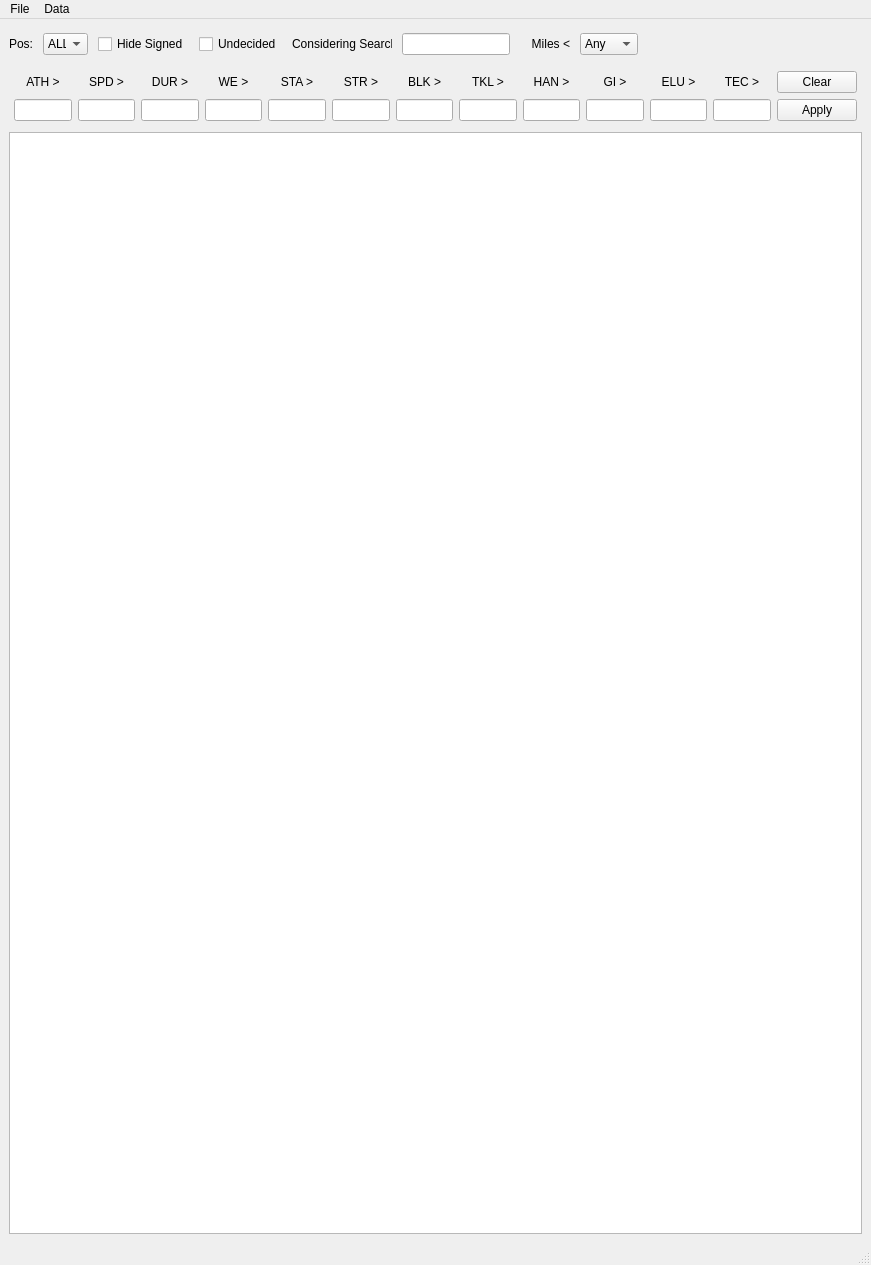
<?xml version="1.0" encoding="UTF-8"?>
<ui version="4.0">
 <class>MainWindow</class>
 <widget class="QMainWindow" name="MainWindow">
  <property name="geometry">
   <rect>
    <x>0</x>
    <y>0</y>
    <width>871</width>
    <height>1265</height>
   </rect>
  </property>
  <property name="windowTitle">
   <string>GD Recruit Helper</string>
  </property>
  <widget class="QWidget" name="centralwidget">
   <layout class="QVBoxLayout" name="verticalLayout">
    <item>
     <layout class="QHBoxLayout" name="horizontalLayout">
      <property name="spacing">
       <number>10</number>
      </property>
      <property name="topMargin">
       <number>5</number>
      </property>
      <property name="bottomMargin">
       <number>5</number>
      </property>
      <item>
       <widget class="QLabel" name="labelPositionFilter">
        <property name="sizePolicy">
         <sizepolicy hsizetype="Fixed" vsizetype="Preferred">
          <horstretch>0</horstretch>
          <verstretch>0</verstretch>
         </sizepolicy>
        </property>
        <property name="maximumSize">
         <size>
          <width>30</width>
          <height>16777215</height>
         </size>
        </property>
        <property name="text">
         <string>Pos:</string>
        </property>
        <property name="alignment">
         <set>Qt::AlignRight|Qt::AlignTrailing|Qt::AlignVCenter</set>
        </property>
       </widget>
      </item>
      <item>
       <widget class="QComboBox" name="comboBoxPositionFilter">
        <property name="sizePolicy">
         <sizepolicy hsizetype="Fixed" vsizetype="Fixed">
          <horstretch>0</horstretch>
          <verstretch>0</verstretch>
         </sizepolicy>
        </property>
        <property name="minimumSize">
         <size>
          <width>45</width>
          <height>0</height>
         </size>
        </property>
        <property name="maximumSize">
         <size>
          <width>45</width>
          <height>30</height>
         </size>
        </property>
        <property name="toolTip">
         <string>Position Filter</string>
        </property>
        <property name="maxVisibleItems">
         <number>11</number>
        </property>
        <property name="maxCount">
         <number>11</number>
        </property>
        <item>
         <property name="text">
          <string>ALL</string>
         </property>
        </item>
        <item>
         <property name="text">
          <string>QB</string>
         </property>
        </item>
        <item>
         <property name="text">
          <string>RB</string>
         </property>
        </item>
        <item>
         <property name="text">
          <string>WR</string>
         </property>
        </item>
        <item>
         <property name="text">
          <string>TE</string>
         </property>
        </item>
        <item>
         <property name="text">
          <string>OL</string>
         </property>
        </item>
        <item>
         <property name="text">
          <string>DL</string>
         </property>
        </item>
        <item>
         <property name="text">
          <string>LB</string>
         </property>
        </item>
        <item>
         <property name="text">
          <string>LB</string>
         </property>
        </item>
        <item>
         <property name="text">
          <string>K</string>
         </property>
        </item>
        <item>
         <property name="text">
          <string>P</string>
         </property>
        </item>
       </widget>
      </item>
      <item>
       <widget class="QCheckBox" name="checkBoxHideSigned">
        <property name="sizePolicy">
         <sizepolicy hsizetype="Minimum" vsizetype="Fixed">
          <horstretch>0</horstretch>
          <verstretch>0</verstretch>
         </sizepolicy>
        </property>
        <property name="maximumSize">
         <size>
          <width>100</width>
          <height>16777215</height>
         </size>
        </property>
        <property name="text">
         <string>Hide Signed</string>
        </property>
       </widget>
      </item>
      <item>
       <widget class="QCheckBox" name="checkBox">
        <property name="maximumSize">
         <size>
          <width>100</width>
          <height>16777215</height>
         </size>
        </property>
        <property name="text">
         <string>Undecided</string>
        </property>
       </widget>
      </item>
      <item>
       <widget class="QLabel" name="labelConsideringTextSearch">
        <property name="minimumSize">
         <size>
          <width>100</width>
          <height>0</height>
         </size>
        </property>
        <property name="maximumSize">
         <size>
          <width>100</width>
          <height>16777215</height>
         </size>
        </property>
        <property name="text">
         <string>Considering Search:</string>
        </property>
       </widget>
      </item>
      <item>
       <widget class="QLineEdit" name="lineEditConsideringTextSearch">
        <property name="sizePolicy">
         <sizepolicy hsizetype="Minimum" vsizetype="Fixed">
          <horstretch>0</horstretch>
          <verstretch>0</verstretch>
         </sizepolicy>
        </property>
        <property name="minimumSize">
         <size>
          <width>100</width>
          <height>0</height>
         </size>
        </property>
        <property name="maximumSize">
         <size>
          <width>200</width>
          <height>16777215</height>
         </size>
        </property>
       </widget>
      </item>
      <item>
       <widget class="QLabel" name="label">
        <property name="sizePolicy">
         <sizepolicy hsizetype="Fixed" vsizetype="Preferred">
          <horstretch>0</horstretch>
          <verstretch>0</verstretch>
         </sizepolicy>
        </property>
        <property name="minimumSize">
         <size>
          <width>50</width>
          <height>0</height>
         </size>
        </property>
        <property name="maximumSize">
         <size>
          <width>50</width>
          <height>16777215</height>
         </size>
        </property>
        <property name="text">
         <string>Miles &lt;</string>
        </property>
        <property name="alignment">
         <set>Qt::AlignRight|Qt::AlignTrailing|Qt::AlignVCenter</set>
        </property>
       </widget>
      </item>
      <item>
       <widget class="QComboBox" name="comboBoxMilesFilter">
        <property name="sizePolicy">
         <sizepolicy hsizetype="Fixed" vsizetype="Fixed">
          <horstretch>0</horstretch>
          <verstretch>0</verstretch>
         </sizepolicy>
        </property>
        <item>
         <property name="text">
          <string>Any</string>
         </property>
        </item>
        <item>
         <property name="text">
          <string>180</string>
         </property>
        </item>
        <item>
         <property name="text">
          <string>360</string>
         </property>
        </item>
        <item>
         <property name="text">
          <string>1400</string>
         </property>
        </item>
       </widget>
      </item>
      <item>
       <spacer name="horizontalSpacer">
        <property name="orientation">
         <enum>Qt::Horizontal</enum>
        </property>
        <property name="sizeHint" stdset="0">
         <size>
          <width>40</width>
          <height>20</height>
         </size>
        </property>
       </spacer>
      </item>
     </layout>
    </item>
    <item>
     <layout class="QGridLayout" name="gridLayout">
      <property name="leftMargin">
       <number>5</number>
      </property>
      <property name="topMargin">
       <number>5</number>
      </property>
      <property name="rightMargin">
       <number>5</number>
      </property>
      <property name="bottomMargin">
       <number>5</number>
      </property>
      <item row="1" column="2">
       <widget class="QLineEdit" name="lineEditfilterDUR"/>
      </item>
      <item row="0" column="9">
       <widget class="QLabel" name="labelfilterGI">
        <property name="text">
         <string>GI &gt;</string>
        </property>
        <property name="alignment">
         <set>Qt::AlignCenter</set>
        </property>
       </widget>
      </item>
      <item row="0" column="3">
       <widget class="QLabel" name="labelfilterWE">
        <property name="text">
         <string>WE &gt;</string>
        </property>
        <property name="alignment">
         <set>Qt::AlignCenter</set>
        </property>
       </widget>
      </item>
      <item row="0" column="10">
       <widget class="QLabel" name="labelfilterELU">
        <property name="text">
         <string>ELU &gt;</string>
        </property>
        <property name="alignment">
         <set>Qt::AlignCenter</set>
        </property>
       </widget>
      </item>
      <item row="1" column="7">
       <widget class="QLineEdit" name="lineEditfilterTKL"/>
      </item>
      <item row="0" column="4">
       <widget class="QLabel" name="labelfilterSTA">
        <property name="text">
         <string>STA &gt;</string>
        </property>
        <property name="alignment">
         <set>Qt::AlignCenter</set>
        </property>
       </widget>
      </item>
      <item row="1" column="0">
       <widget class="QLineEdit" name="lineEditfilterATH"/>
      </item>
      <item row="1" column="9">
       <widget class="QLineEdit" name="lineEditfilterGI"/>
      </item>
      <item row="1" column="4">
       <widget class="QLineEdit" name="lineEditfilterSTA"/>
      </item>
      <item row="0" column="5">
       <widget class="QLabel" name="labelfilterSTR">
        <property name="text">
         <string>STR &gt;</string>
        </property>
        <property name="alignment">
         <set>Qt::AlignCenter</set>
        </property>
       </widget>
      </item>
      <item row="1" column="3">
       <widget class="QLineEdit" name="lineEditfilterWE"/>
      </item>
      <item row="1" column="10">
       <widget class="QLineEdit" name="lineEditfilterELU"/>
      </item>
      <item row="0" column="6">
       <widget class="QLabel" name="labelfilterBLK">
        <property name="text">
         <string>BLK &gt;</string>
        </property>
        <property name="alignment">
         <set>Qt::AlignCenter</set>
        </property>
       </widget>
      </item>
      <item row="1" column="11">
       <widget class="QLineEdit" name="lineEditfilterTEC"/>
      </item>
      <item row="0" column="2">
       <widget class="QLabel" name="labelfilterDUR">
        <property name="text">
         <string>DUR &gt;</string>
        </property>
        <property name="alignment">
         <set>Qt::AlignCenter</set>
        </property>
       </widget>
      </item>
      <item row="0" column="7">
       <widget class="QLabel" name="labelfilterTKL">
        <property name="text">
         <string>TKL &gt;</string>
        </property>
        <property name="alignment">
         <set>Qt::AlignCenter</set>
        </property>
       </widget>
      </item>
      <item row="0" column="1">
       <widget class="QLabel" name="labelfilterSPD">
        <property name="text">
         <string>SPD &gt;</string>
        </property>
        <property name="alignment">
         <set>Qt::AlignCenter</set>
        </property>
       </widget>
      </item>
      <item row="1" column="5">
       <widget class="QLineEdit" name="lineEditfilterSTR"/>
      </item>
      <item row="0" column="11">
       <widget class="QLabel" name="labelfilterTEC">
        <property name="text">
         <string>TEC &gt;</string>
        </property>
        <property name="alignment">
         <set>Qt::AlignCenter</set>
        </property>
       </widget>
      </item>
      <item row="0" column="8">
       <widget class="QLabel" name="labelfilterHAN">
        <property name="text">
         <string>HAN &gt;</string>
        </property>
        <property name="alignment">
         <set>Qt::AlignCenter</set>
        </property>
       </widget>
      </item>
      <item row="0" column="0">
       <widget class="QLabel" name="labelfilterATH">
        <property name="text">
         <string>ATH &gt;</string>
        </property>
        <property name="alignment">
         <set>Qt::AlignCenter</set>
        </property>
       </widget>
      </item>
      <item row="1" column="8">
       <widget class="QLineEdit" name="lineEditfilterHAN"/>
      </item>
      <item row="1" column="1">
       <widget class="QLineEdit" name="lineEditfilterSPD"/>
      </item>
      <item row="1" column="6">
       <widget class="QLineEdit" name="lineEditfilterBLK"/>
      </item>
      <item row="1" column="12">
       <widget class="QPushButton" name="pushButtonApplyRatingsFilters">
        <property name="text">
         <string>Apply</string>
        </property>
       </widget>
      </item>
      <item row="0" column="12">
       <widget class="QPushButton" name="pushButtonClearRatingsFilters">
        <property name="text">
         <string>Clear</string>
        </property>
       </widget>
      </item>
     </layout>
    </item>
    <item>
     <widget class="QTableView" name="recruit_tableView">
      <property name="enabled">
       <bool>true</bool>
      </property>
      <property name="sizePolicy">
       <sizepolicy hsizetype="Expanding" vsizetype="Expanding">
        <horstretch>0</horstretch>
        <verstretch>0</verstretch>
       </sizepolicy>
      </property>
      <property name="sizeAdjustPolicy">
       <enum>QAbstractScrollArea::AdjustToContents</enum>
      </property>
      <property name="sortingEnabled">
       <bool>true</bool>
      </property>
     </widget>
    </item>
   </layout>
  </widget>
  <widget class="QMenuBar" name="menubar">
   <property name="geometry">
    <rect>
     <x>0</x>
     <y>0</y>
     <width>871</width>
     <height>21</height>
    </rect>
   </property>
   <widget class="QMenu" name="menuFile">
    <property name="title">
     <string>File</string>
    </property>
    <addaction name="actionWIS_Credentials"/>
    <addaction name="actionNew_Season"/>
    <addaction name="actionLoad_Season"/>
   </widget>
   <widget class="QMenu" name="menudata">
    <property name="title">
     <string>Data</string>
    </property>
    <addaction name="actionGrabSeasonData"/>
   </widget>
   <addaction name="menuFile"/>
   <addaction name="menudata"/>
  </widget>
  <widget class="QStatusBar" name="statusbar"/>
  <action name="actionNew_Season">
   <property name="text">
    <string>New Season</string>
   </property>
  </action>
  <action name="actionLoad_Season">
   <property name="text">
    <string>Load Season</string>
   </property>
  </action>
  <action name="actionGrabSeasonData">
   <property name="enabled">
    <bool>false</bool>
   </property>
   <property name="text">
    <string>Grab Season Data</string>
   </property>
  </action>
  <action name="actionWIS_Credentials">
   <property name="text">
    <string>WIS Credentials</string>
   </property>
  </action>
 </widget>
 <resources/>
 <connections/>
</ui>
